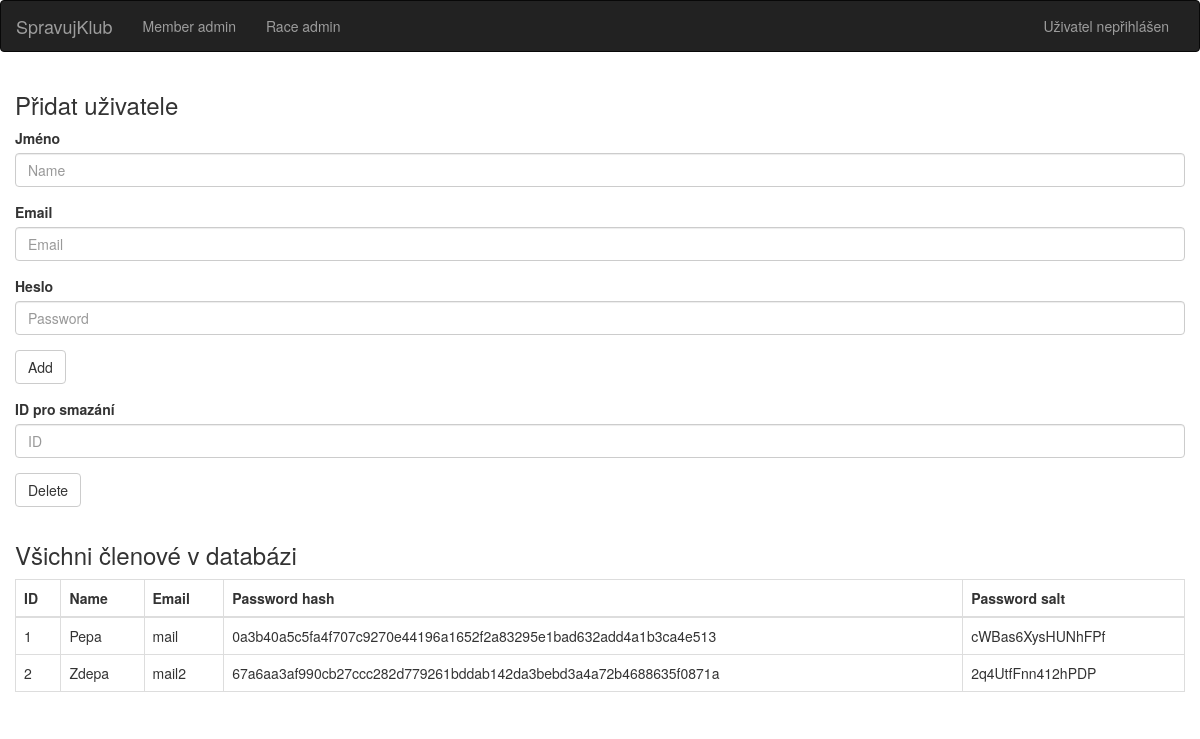
/admin_member, run on an earlier commit of the app's database.
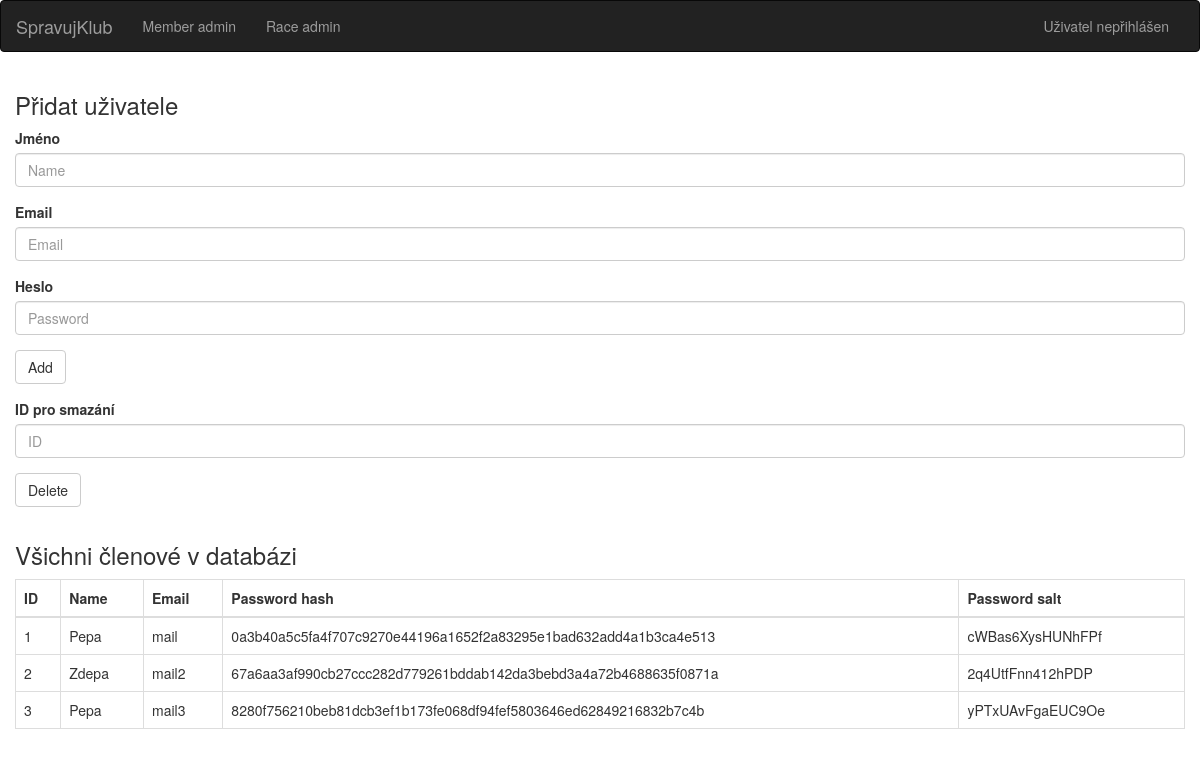
And on a later commit of the database.
### dl/models/Member.py (models this page shows, shortened)
class Member(db.Model):
    __tablename__ = "members"
    id = db.Column(db.Integer, primary_key=True, autoincrement=True)
    name = db.Column(db.String(50))
    email = db.Column(db.String(50), unique=True)
    password = db.Column(db.String(50))
    salt = db.Column(db.String(16))
    races = db.relationship('Race', secondary='ucast_na_zavode')
    created_races = db.relationship('Race', backref='created_by', lazy=True)

### views.py (the view, shortened to what this page needs)
@app.route('/admin_member', methods=['GET'])
def admin_member():
    name = request.values.get("name")
    email = request.values.get("mail")
    password = request.values.get("password")
    delete_id = request.values.get("delete")
    if name is not None and email is not None:
        try:
            member_controller.create_member(name=name, mail=email, password=password)
        except Exception as ex:
            print(str(ex))
    return render_template("admin_member.html", members=member_controller.get_all_members(), title="Member admin")

### dl/MemberController.py (called while the page is built)
    def get_all_members(self):
        return Member.query.all()

### templates/admin_member.html
{% extends "base.html" %}
{% block content %}
    <div class="container tab-content">
        <div class="row">
            <form action="/admin_member" role="form">
                <h3>Přidat uživatele</h3>
                <div class="form-group">
                    <label>Jméno</label>
                    <input type="text" class="form-control" name="name" placeholder="Name">
                </div>
                <div class="form-group">
                    <label>Email</label>
                    <input type="text" class="form-control" name="mail" placeholder="Email" >
                </div>
                <div class="form-group">
                    <label for="inputPrice">Heslo</label>
                    <input type="password" class="form-control" name="password" placeholder="Password" >
                </div>
                <div class="form-group">
                    <button type="submit" class="btn btn-default">Add</button>
                </div>
            </form>
        </div>
        <div class="row">
            <form action="/admin_member" role="form">
                <div class="form-group">
                    <label>ID pro smazání</label>
                    <input type="number" class="form-control" name="delete" placeholder="ID" >
                </div>
                <div class="form-group">
                    <button type="submit" class="btn btn-default">Delete</button>
                </div>
            </form>
        </div>
        <div class="row">
            <h3>Všichni členové v databázi</h3>
            <div class="table-responsive">
                <table class="table table-bordered" id="mainTable">
                    <thead>
                    <tr>
                        <th>ID</th>
                        <th>Name</th>
                        <th>Email</th>
                        <th>Password hash</th>
                        <th>Password salt</th>
                    </tr>
                    </thead>
                    <tbody id="displayArea">
                    {% for member in members %}
                        <tr>
                            <td>{{ member.id }}</td>
                            <td>{{ member.name }}</td>
                            <td>{{ member.email }}</td>
                            <td>{{ member.password }}</td>
                            <td>{{ member.salt }}</td>
                        </tr>
                    {% endfor %}
                    </tbody>
                </table>
            </div>
        </div>
    </div>
{% endblock %}

### templates/base.html (shortened to what this page needs)
{% extends "bootstrap/base.html" %}
        {% block header %}
			{% block navbar %}
				<nav class="navbar navbar-inverse">
					<div class="container-fluid">
						<div class="navbar-header">
							<a class="navbar-brand" href="{{ url_for('index') }}">SpravujKlub</a>
						</div>
						<div class="collapse navbar-collapse" id="bs-example-navbar-collapse-1">
							<ul class="nav navbar-nav">
								<li><a href="{{ url_for('admin_member') }}">Member admin</a></li>
								<li><a href="{{ url_for('admin_race') }}">Race admin</a></li>
							</ul>
							<ul class="nav navbar-nav navbar-right">
								{% if current_user.is_authenticated %}
									<li>
										<a href="{{ url_for('profile', user_id=current_user.id ) }}">Přihlášen uživatel {{ current_user.name }}</a>
									</li>
									<li>
										<button type="button" onclick="location.href='/logout'" class="btn btn-default navbar-btn" id="signIn_button">Odhlásit se</button>
									</li>
								{% else %}
									<li>
										<a>Uživatel nepřihlášen</a>
									</li>
								{% endif %}
							</ul>
						</div>
					</div>
				</nav>
			{% endblock %}
        {% endblock %}

What changed in the data, as far as the page shows it:
added Member: id "3", name "Pepa", email "mail3", password "8280f756210beb81dcb3ef1b173fe068df94fef5803646ed62849216832b7c4b", salt "yPTxUAvFgaEUC9Oe"
